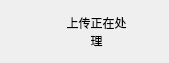
<?xml version="1.0" encoding="UTF-8"?>
<ui version="4.0">
 <class>DisableView</class>
 <widget class="QWidget" name="DisableView">
  <property name="geometry">
   <rect>
    <x>0</x>
    <y>0</y>
    <width>169</width>
    <height>63</height>
   </rect>
  </property>
  <property name="windowTitle">
   <string>DisableView</string>
  </property>
  <layout class="QHBoxLayout" name="horizontalLayout">
   <property name="spacing">
    <number>0</number>
   </property>
   <property name="leftMargin">
    <number>0</number>
   </property>
   <property name="topMargin">
    <number>0</number>
   </property>
   <property name="rightMargin">
    <number>0</number>
   </property>
   <property name="bottomMargin">
    <number>0</number>
   </property>
   <item>
    <spacer name="horizontalSpacer">
     <property name="orientation">
      <enum>Qt::Horizontal</enum>
     </property>
     <property name="sizeHint" stdset="0">
      <size>
       <width>40</width>
       <height>20</height>
      </size>
     </property>
    </spacer>
   </item>
   <item>
    <widget class="QLabel" name="m_iconLabel">
     <property name="minimumSize">
      <size>
       <width>24</width>
       <height>24</height>
      </size>
     </property>
     <property name="maximumSize">
      <size>
       <width>24</width>
       <height>24</height>
      </size>
     </property>
     <property name="text">
      <string/>
     </property>
    </widget>
   </item>
   <item>
    <widget class="QLabel" name="m_noticeLabel">
     <property name="sizePolicy">
      <sizepolicy hsizetype="Expanding" vsizetype="Preferred">
       <horstretch>0</horstretch>
       <verstretch>0</verstretch>
      </sizepolicy>
     </property>
     <property name="minimumSize">
      <size>
       <width>0</width>
       <height>45</height>
      </size>
     </property>
     <property name="maximumSize">
      <size>
       <width>16777215</width>
       <height>45</height>
      </size>
     </property>
     <property name="text">
      <string>上传正在处理</string>
     </property>
     <property name="alignment">
      <set>Qt::AlignCenter</set>
     </property>
     <property name="wordWrap">
      <bool>true</bool>
     </property>
    </widget>
   </item>
   <item>
    <spacer name="horizontalSpacer_2">
     <property name="orientation">
      <enum>Qt::Horizontal</enum>
     </property>
     <property name="sizeHint" stdset="0">
      <size>
       <width>40</width>
       <height>20</height>
      </size>
     </property>
    </spacer>
   </item>
  </layout>
 </widget>
 <resources>
  <include location="../../resource.qrc"/>
 </resources>
 <connections/>
</ui>
